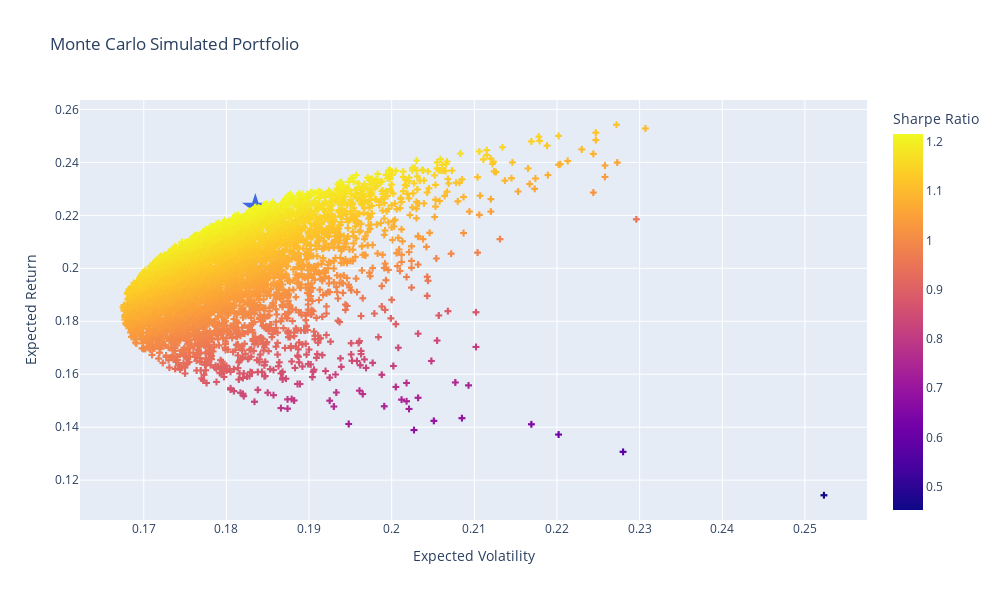

This figure's notebook cell:
### Code cell
# Plot simulated portfolio
fig = px.scatter(
    temp, x='port_vols', y='port_rets', color='sharpe_ratio',
    labels={'port_vols': 'Expected Volatility', 'port_rets': 'Expected Return', 'sharpe_ratio': 'Sharpe Ratio'},
    title='Monte Carlo Simulated Portfolio'
).update_traces(mode='markers', marker=dict(symbol='cross'))

# Plot max sharpe
fig.add_scatter(
    mode='markers',
    x=[temp.iloc[temp.sharpe_ratio.idxmax()]['port_vols']],
    y=[temp.iloc[temp.sharpe_ratio.idxmax()]['port_rets']],
    marker=dict(color='RoyalBlue', size=20, symbol='star'),
    name='Max Sharpe'
).update(layout_showlegend=False)

# Show spikes
fig.update_xaxes(showspikes=True)
fig.update_yaxes(showspikes=True)
fig.show()

### Figure 1 — Plotly figure (JSON) as saved in the notebook; plotly's stock layout.template omitted (floating-point values rounded to 4 significant figures; data arrays with more than 128 entries replaced by an {"elided": "..."} marker saying what was removed)
{"data": [{"hovertemplate": "Expected Volatility=%{x}<br>Expected Return=%{y}<br>Sharpe Ratio=%{marker.color}<extra></extra>", "legendgroup": "", "marker": {"color": {"elided": "5000 float values"}, "coloraxis": "coloraxis", "symbol": "cross"}, "mode": "markers", "name": "", "showlegend": false, "type": "scattergl", "x": {"elided": "5000 float values"}, "xaxis": "x", "y": {"elided": "5000 float values"}, "yaxis": "y"}, {"marker": {"color": "RoyalBlue", "size": 20, "symbol": "star"}, "mode": "markers", "name": "Max Sharpe", "type": "scatter", "x": [0.1835], "y": [0.2231]}], "layout": {"coloraxis": {"colorbar": {"title": {"text": "Sharpe Ratio"}}, "colorscale": [[0, "#0d0887"], [0.1111, "#46039f"], [0.2222, "#7201a8"], [0.3333, "#9c179e"], [0.4444, "#bd3786"], [0.5556, "#d8576b"], [0.6667, "#ed7953"], [0.7778, "#fb9f3a"], [0.8889, "#fdca26"], [1, "#f0f921"]]}, "height": 600, "legend": {"tracegroupgap": 0}, "showlegend": false, "title": {"text": "Monte Carlo Simulated Portfolio"}, "width": 1000, "xaxis": {"anchor": "y", "domain": [0, 1], "showspikes": true, "title": {"text": "Expected Volatility"}}, "yaxis": {"anchor": "x", "domain": [0, 1], "showspikes": true, "title": {"text": "Expected Return"}}}}
